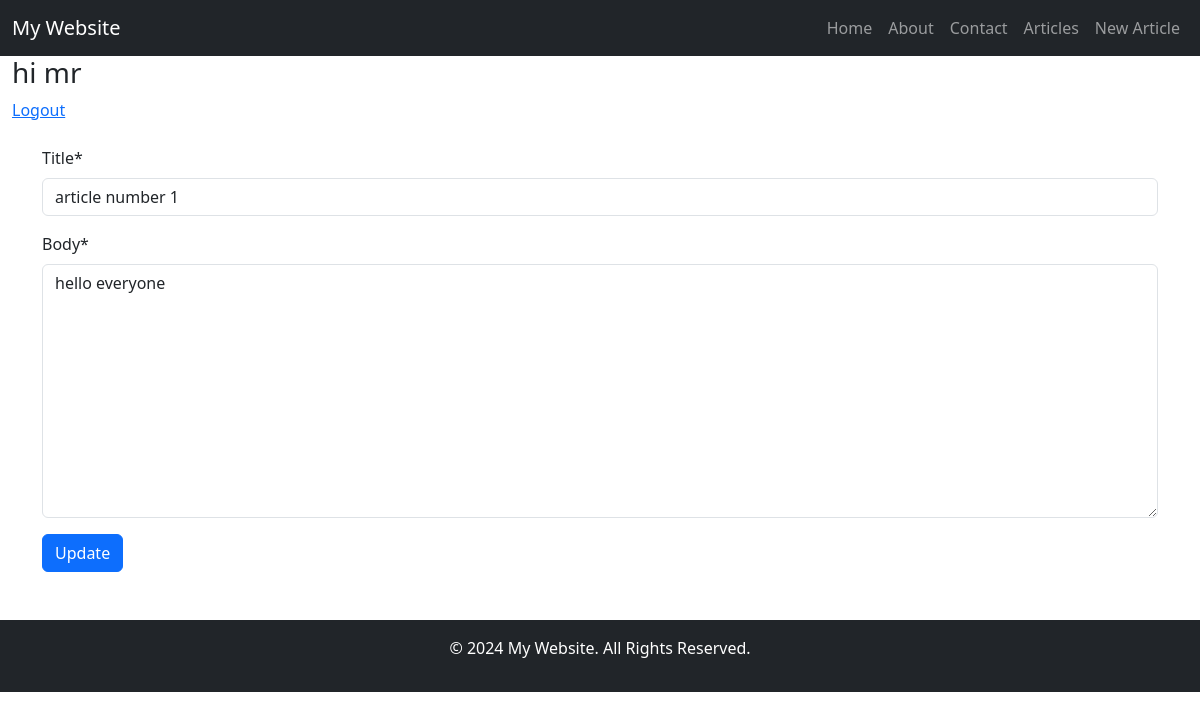
Page /articles/1/edit/ (signed in) on the committed database.
### accounts/models.py (models this page shows)
class CustomUser(AbstractUser):
    age = models.PositiveIntegerField(null=True, blank=True)

### articles/models.py (models this page shows, shortened)
class Article(models.Model):
    title = models.CharField(max_length=150)
    body = models.TextField()
    date = models.DateTimeField(auto_now_add=True)
    author = models.ForeignKey(get_user_model(), on_delete=models.CASCADE)

### articles/views.py (the view)
# urls.py: path('<int:pk>/edit/',ArticleEditView.as_view(), name='article_edit'),
class ArticleEditView(LoginRequiredMixin,UserPassesTestMixin,UpdateView):
    model = Article
    fields = ("title", "body")
    template_name = "articles/article_edit.html"
    success_url = reverse_lazy('article_list')
    def test_func(self):
        obj = self.get_object()
        return self.request.user == obj.author

### templates/articles/article_edit.html (shortened to what this page needs)
{% extends 'base.html' %}
{% load crispy_forms_filters %}
{% load crispy_forms_tags %}
{% block content %}
	<form method="post" action="">
        {{ form|crispy }}
        <button type="submit" class="btn btn-primary">Update</button>
    </form>
{% endblock %}

### templates/base.html (shortened to what this page needs)
<!DOCTYPE html>
<html lang="en">
<head>
    <link href="https://cdn.jsdelivr.net/npm/bootstrap@5.3.0-alpha1/dist/css/bootstrap.min.css" rel="stylesheet">
</head>
<body>
    <nav class="navbar navbar-expand-lg navbar-dark bg-dark">
        <div class="container-fluid">
            <a class="navbar-brand" href="#">My Website</a>
            <div class="collapse navbar-collapse" id="navbarNav">
                <ul class="navbar-nav ms-auto">
                    <li class="nav-item">
                        <a class="nav-link" href="{% url 'home' %}">Home</a>
                    </li>
                    <li class="nav-item">
                        <a class="nav-link" href="">About</a>
                    </li>
                    <li class="nav-item">
                        <a class="nav-link" href="">Contact</a>
                    </li>
                    <li class="nav-item">
                        <a class="nav-link" href="{% url 'article_list' %}">Articles</a>
                    </li>
                    <li class="nav-item">
                        <a class="nav-link" href="{% url 'article_create' %}">New Article</a>
                    </li>
                </ul>
            </div>
        </div>
    </nav>
    <nav class="theme-icon-when-light">
        <div class="container-fluid">
            {% if user.is_authenticated %}
            	   <p class="h3">hi {{ user }}</p>
                 <a class="navbar-link" href="{% url 'custom_logout' %}">Logout</a>
            {% else %}
                 <a class="navbar-link" href="{% url 'login' %}">Login<span class="sr-only"></span></a>
                 <a class="navbar-link" href="{% url 'signup' %}">Signup <span class="sr-only"></span> </a>
            {% endif %}
        </div>
    </nav>
    <div class="container mt-4">
        {% block content %}{% endblock %}
    </div>
    <footer class="bg-dark text-white text-center py-3 mt-5">
        <p>&copy; 2024 My Website. All Rights Reserved.</p>
    </footer>
</body>
</html>

### rows in the picture
CustomUser: username "mr"
Article: title "article number 1", body "hello everyone"
